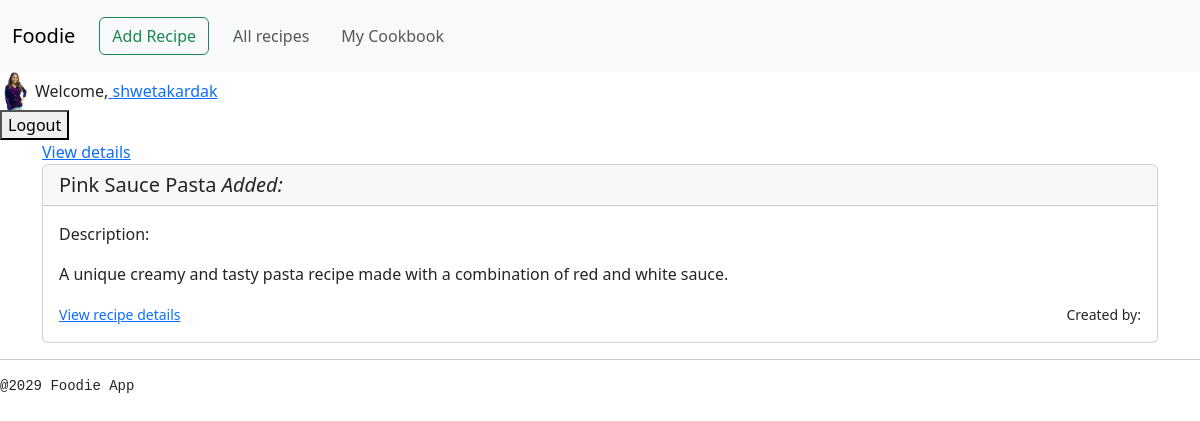
Screenshot of /recipes/4/ (signed in) with the database file from the repository.
### accounts/models.py (models this page shows, shortened)
class UserProfile(models.Model):
    user=models.OneToOneField(User, on_delete=models.CASCADE,related_name="profile")
    bio=models.TextField(blank=True,null=True)
    date_created=models.DateTimeField(auto_now_add=True)
    profile_photo=models.ImageField(upload_to="profile_photos/",null=True,blank=True)

### recipes/models.py (models this page shows, shortened)
class Recipe(models.Model):
    name=models.CharField(max_length=100)
    description=models.TextField(null=True)
    ingredients=models.TextField()
    directions=models.TextField()
    date_added=models.DateTimeField(auto_now_add=True,null=True,blank=True)
    category=models.ForeignKey(Category, on_delete=models.CASCADE)
    user=models.ForeignKey(User,null=True, on_delete=models.CASCADE, related_name="recipes")
    image=models.ImageField(upload_to="recipe_photos/",null=True,blank=True)
    favorited_by=models.ManyToManyField(User,related_name="favorite_recipes", blank=True)

### foodie_app/views.py (the view)
# urls.py: path('recipes/', include("recipes.urls")),
def recipes(request,category_id):
    recipe= Recipe.objects.filter(category=category_id)
    category= Category.objects.get(pk=category_id)
    context={"recipes": recipe, "category":category}
    return render(request,"foodie_app/recipes.html",context)

### foodie_app/templates/foodie_app/recipes.html (shortened to what this page needs)
{% extends "base.html" %}
{% load django_bootstrap5 %}
{% block page_header %}
{% block content %}
    <a href="{% url "foodie_app:recipes" recipe.id %}">View details</a>
    <div>
               {% for recipe in  recipes %}
               <div class="card mb-3">
                    <h5 class="card-header">
                         {{ recipe.name}}
                    <i>Added:</i>
                    </h5>
                <div class="card-body">
                    <p>Description:</p>
                   {{recipe.description}}
                <div class="row align-items-center mt-3">
                    <div class="col">
                       <small><a href="{% url "recipes:recipe_details" recipe.id %}">View recipe details</a></small>
                    </div>
                    <div class="col-auto">
                         <small>Created by: {{ recipe.user.username }} </small>
                      </div>
               {% endfor %}
     </div>
{% endblock content %}
{% endblock page_header %}

### templates/base.html (shortened to what this page needs)
<!DOCTYPE html>
<html lang="en">
<head>
    {% load django_bootstrap5 %}
    {% load static %}
    {% bootstrap_css %}
    <link href="{% static 'fontawesomefree/css/all.min.css' %}" rel="stylesheet" type="text/css">
</head>
<body>
    <nav class="navbar navbar-expand-lg bg-body-tertiary">
        <div class="container-fluid">
          <a class="navbar-brand" href="{% url "foodie_app:index" %}">Foodie</a>
          <a class="navbar-link btn btn-outline-success m-2" href="{% url "foodie_app:add_recipe" %}">Add Recipe</a>
          <div class="collapse navbar-collapse" id="navbarNav">
            <ul class="navbar-nav">
              <li class="nav-item">
                <a class="nav-link btn btn-outline-success m-2" aria-current="page" href="{% url "recipes:index" %}">All recipes</a>
              </li>
              <ul class="navbar-nav">
                <li class="nav-item">
                  <a class="nav-link btn btn-outline-success m-2" aria-current="page" href="{% url "recipes:favorite_recipes" %}">My Cookbook</a>
                </li></ul></div>
        </div>
      </nav>
    <main>
    <header>
        {% if user.is_authenticated %}
            <li class="nav-item d-flex align-items-center">
              {% if user.profile.profile_photo %}
                 <img src="{{ user.profile.profile_photo.url}}"
                  alt="Profile"
                  style="width:30px; height:30px: border-radius: 50%; margin-right: 5px;">
              {% endif %}
               <span class="nav-text me-2"> Welcome,<a href="{% url "accounts:edit_user_profile"%}"> {{ user.username }}</a></span>
          </li>
        <div>
            <form action="{% url "accounts:logout" %}" method="post">
                <button type="submit">Logout</button>
            </form>
            {% endif %}
        </div>
    </header>
    <div class="container">
        {% block content %}
        {% endblock content %}
     </div>
    </main>
    <div>
        <hr>
        <footer>
            <pre>@2029 Foodie App</pre>
        </footer>
    </div>
</body>
</html>

### rows the page displays
Recipe: name "Pink Sauce Pasta", description "A unique creamy and tasty pasta recipe made with a combination of red and white sauce."

### other values shown
{{ user.username }} "shwetakardak"
